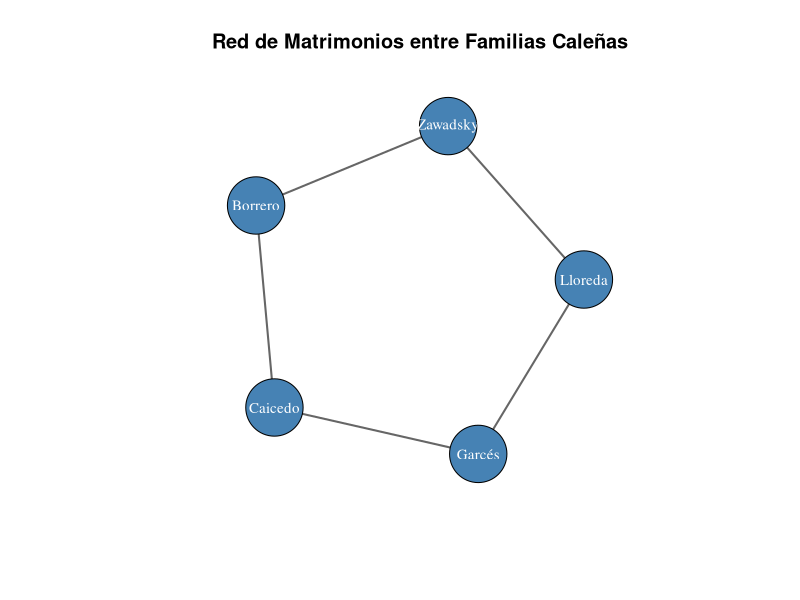
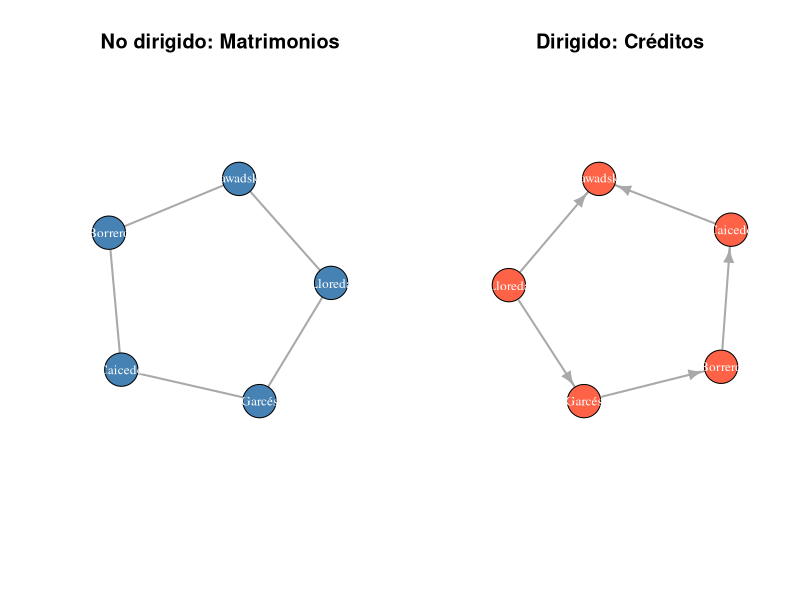
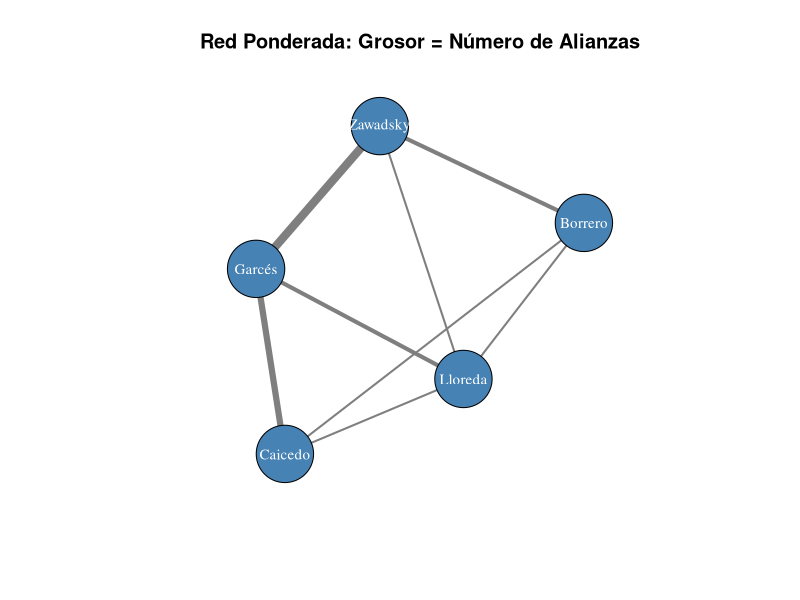
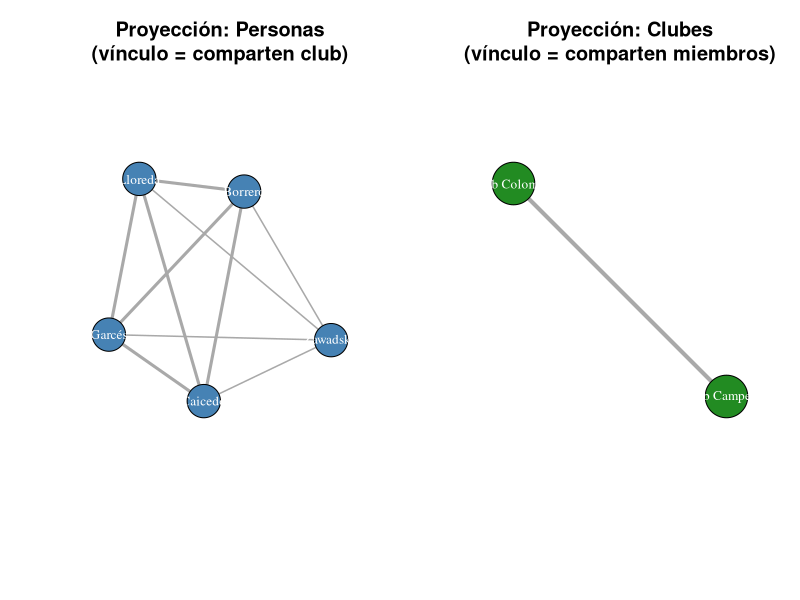
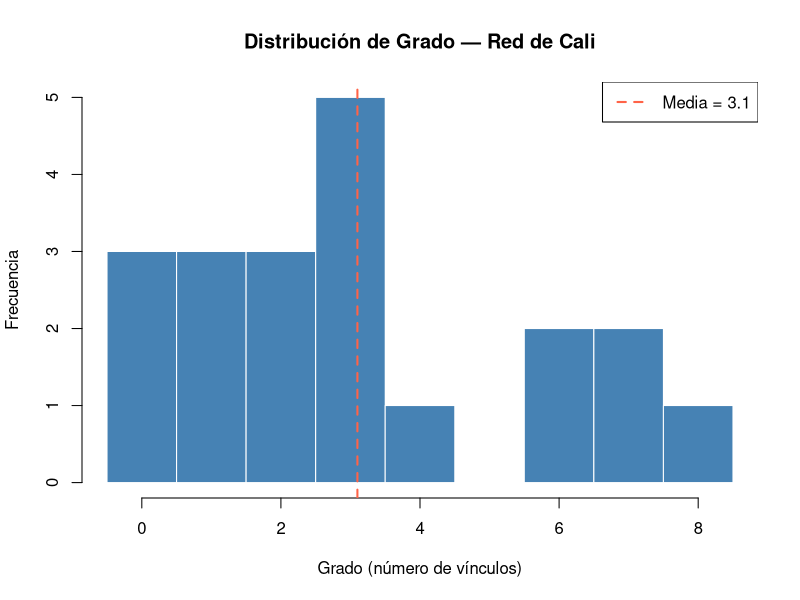
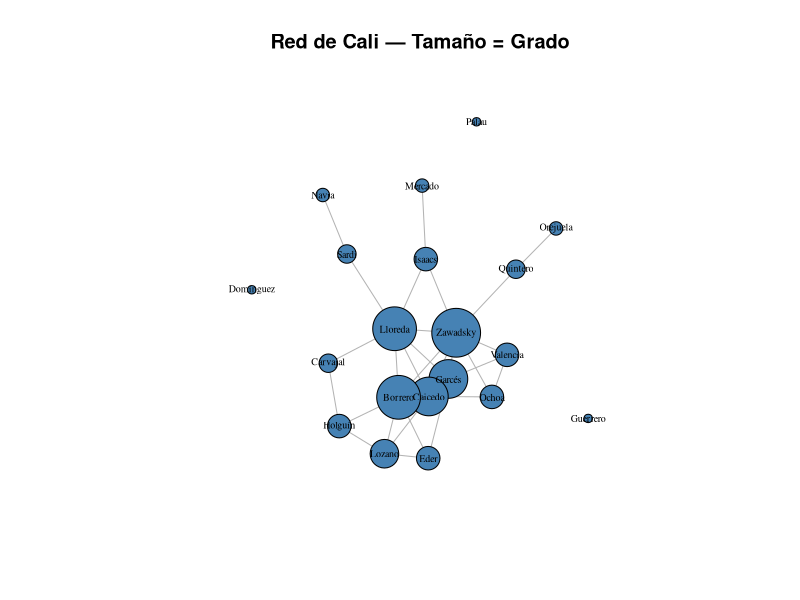
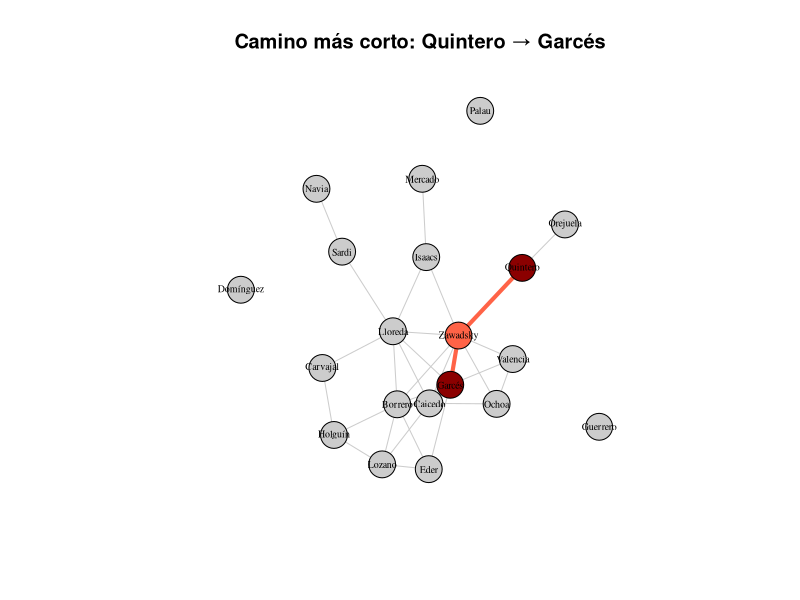
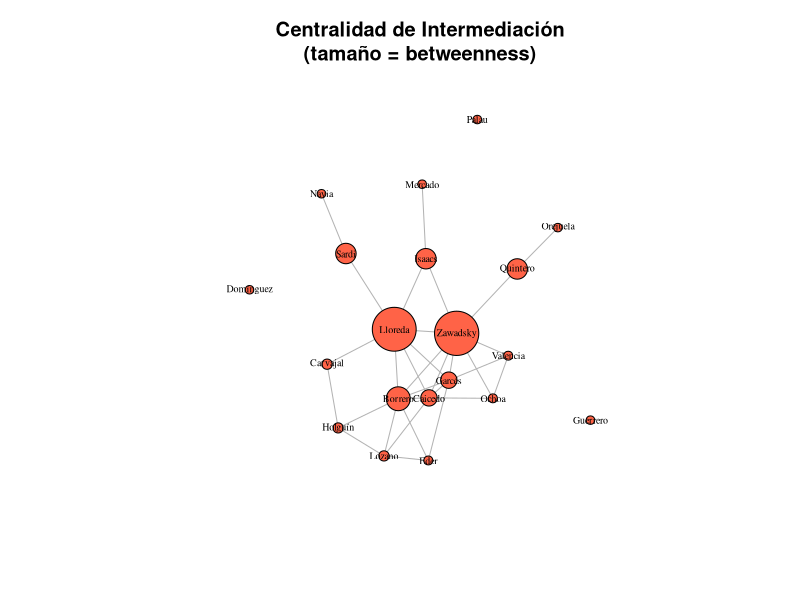

These figures' R source, in order:
## ---- chunk 1
knitr::opts_chunk$set(
  echo = TRUE,
  warning = FALSE,
  message = FALSE,
  fig.width = 8,
  fig.height = 6,
  fig.align = "center"
)
## ---- chunk 2
library(igraph)
## ---- chunk 3
# Esto debe imprimir la versión de igraph instalada
cat("Versión de igraph:", as.character(packageVersion("igraph")), "\n")
## ---- chunk 4
# Definir los matrimonios como pares de familias
matrimonios <- matrix(c(
  "Garcés",   "Caicedo",
  "Caicedo",  "Borrero",
  "Borrero",  "Zawadsky",
  "Garcés",   "Lloreda",
  "Zawadsky", "Lloreda"
), byrow = TRUE, ncol = 2)

# Crear el grafo (no dirigido por defecto)
g_matrimonios <- graph_from_edgelist(matrimonios, directed = FALSE)
## ---- chunk 5
# ¿Cuántos nodos tiene?
cat("Número de nodos:", vcount(g_matrimonios), "\n")

# ¿Cuántos vínculos tiene?
cat("Número de vínculos:", ecount(g_matrimonios), "\n")

# Ver la estructura
print(g_matrimonios)
## ---- chunk 6
# Fijar semilla para que el gráfico sea reproducible
set.seed(42)

plot(g_matrimonios,
     vertex.color = "steelblue",
     vertex.size = 35,
     vertex.label.color = "white",
     vertex.label.cex = 0.9,
     edge.color = "gray40",
     edge.width = 2,
     main = "Red de Matrimonios entre Familias Caleñas")
## ---- chunk 7
# Relaciones de crédito: prestamista -> prestatario
creditos <- matrix(c(
  "Garcés",   "Borrero",
  "Caicedo",  "Zawadsky",
  "Lloreda",  "Garcés",
  "Borrero",  "Caicedo",
  "Lloreda",  "Zawadsky"
), byrow = TRUE, ncol = 2)

# directed = TRUE indica que la dirección importa
g_creditos <- graph_from_edgelist(creditos, directed = TRUE)
## ---- chunk 8
# Grado de salida: ¿quién presta más?
cat("Grado de salida (créditos otorgados):\n")
print(degree(g_creditos, mode = "out"))

# Grado de entrada: ¿quién recibe más?
cat("\nGrado de entrada (créditos recibidos):\n")
print(degree(g_creditos, mode = "in"))
## ---- chunk 9
par(mfrow = c(1, 2))
set.seed(42)

# No dirigido (matrimonios)
plot(g_matrimonios,
     vertex.color = "steelblue",
     vertex.size = 30,
     vertex.label.color = "white",
     vertex.label.cex = 0.8,
     edge.width = 2,
     main = "No dirigido: Matrimonios")

# Dirigido (créditos)
plot(g_creditos,
     vertex.color = "tomato",
     vertex.size = 30,
     vertex.label.color = "white",
     vertex.label.cex = 0.8,
     edge.width = 2,
     edge.arrow.size = 0.8,
     main = "Dirigido: Créditos")

par(mfrow = c(1, 1))
## ---- chunk 10
# Crear un data frame con los vínculos y sus pesos
vinculos_pond <- data.frame(
  from = c("Garcés", "Caicedo", "Borrero", "Garcés", "Zawadsky",
           "Lloreda", "Garcés", "Caicedo"),
  to   = c("Caicedo", "Borrero", "Zawadsky", "Lloreda", "Lloreda",
           "Borrero", "Zawadsky", "Lloreda"),
  peso = c(3, 1, 2, 2, 1, 1, 4, 1),
  tipo = c("matrimonio", "matrimonio", "matrimonio", "matrimonio",
           "matrimonio", "crédito", "sociedad", "crédito")
)

# Crear el grafo no dirigido con atributos
g_pond <- graph_from_data_frame(vinculos_pond, directed = FALSE)

# Asignar la columna 'peso' como weight para igraph
E(g_pond)$weight <- E(g_pond)$peso
## ---- chunk 11
# Ver los atributos de las aristas
cat("Pesos de cada vínculo:\n")
print(E(g_pond)$weight)

# Ver el tipo de cada vínculo
cat("\nTipo de cada vínculo:\n")
print(E(g_pond)$tipo)
## ---- chunk 12
set.seed(42)

plot(g_pond,
     vertex.color = "steelblue",
     vertex.size = 35,
     vertex.label.color = "white",
     vertex.label.cex = 0.9,
     edge.width = E(g_pond)$weight * 2,
     edge.color = "gray50",
     main = "Red Ponderada: Grosor = Número de Alianzas")
## ---- chunk 13
# Matriz binaria (1 = hay vínculo, 0 = no hay)
adj_bin <- as_adjacency_matrix(g_matrimonios, sparse = FALSE)
print(adj_bin)
## ---- chunk 14
# Matriz ponderada
adj_pond <- as_adjacency_matrix(g_pond, attr = "weight", sparse = FALSE)
print(adj_pond)
## ---- chunk 15
# Definir membresías: persona -> club
membresias <- data.frame(
  persona = c("Garcés", "Garcés", "Caicedo", "Borrero", "Borrero",
              "Zawadsky", "Lloreda", "Lloreda", "Caicedo"),
  club = c("Club Colombia", "Club Campestre", "Club Colombia",
           "Club Colombia", "Club Campestre", "Club Campestre",
           "Club Colombia", "Club Campestre", "Club Campestre")
)

# Crear grafo bipartito
g_bip <- graph_from_data_frame(membresias, directed = FALSE)

# Marcar el tipo de cada nodo (TRUE = club, FALSE = persona)
V(g_bip)$type <- V(g_bip)$name %in% c("Club Colombia", "Club Campestre")

# Verificar
cat("¿Es bipartito?", is_bipartite(g_bip), "\n")
## ---- chunk 16
# Proyectar
proyecciones <- bipartite_projection(g_bip)
g_personas <- proyecciones$proj1  # proyección de personas
g_clubes <- proyecciones$proj2    # proyección de clubes

par(mfrow = c(1, 2))
set.seed(42)

# Red persona-persona (co-membresía)
plot(g_personas,
     vertex.color = "steelblue",
     vertex.size = 30,
     vertex.label.color = "white",
     vertex.label.cex = 0.8,
     edge.width = E(g_personas)$weight * 1.5,
     main = "Proyección: Personas\n(vínculo = comparten club)")

# Red club-club
plot(g_clubes,
     vertex.color = "forestgreen",
     vertex.size = 40,
     vertex.label.color = "white",
     vertex.label.cex = 0.8,
     edge.width = E(g_clubes)$weight,
     main = "Proyección: Clubes\n(vínculo = comparten miembros)")

par(mfrow = c(1, 1))
## ---- chunk 17
set.seed(123)

# Actores ficticios (apellidos de familias caleñas)
actores <- c("Garcés", "Caicedo", "Borrero", "Zawadsky", "Lloreda",
             "Eder", "Sardi", "Carvajal", "Ochoa", "Valencia",
             "Domínguez", "Guerrero", "Holguín", "Isaacs", "Lozano",
             "Mercado", "Navia", "Orejuela", "Palau", "Quintero")

# Generar vínculos aleatorios pero con estructura realista
# Usamos un modelo donde las primeras 5 familias (élite) tienen más conexiones
vinculos_red <- data.frame(from = character(), to = character(),
                           stringsAsFactors = FALSE)

# Las familias de élite se conectan mucho entre sí
elite <- actores[1:5]
for (i in 1:(length(elite)-1)) {
  for (j in (i+1):length(elite)) {
    vinculos_red <- rbind(vinculos_red,
                          data.frame(from = elite[i], to = elite[j]))
  }
}

# Conexiones entre élite y otros actores
set.seed(42)
for (e in elite) {
  n_conexiones <- sample(2:4, 1)
  otros <- sample(actores[6:20], n_conexiones)
  for (o in otros) {
    vinculos_red <- rbind(vinculos_red, data.frame(from = e, to = o))
  }
}

# Algunas conexiones entre actores no-élite
for (i in 1:8) {
  par_nodos <- sample(actores[6:20], 2)
  vinculos_red <- rbind(vinculos_red,
                        data.frame(from = par_nodos[1], to = par_nodos[2]))
}

# Eliminar duplicados
vinculos_red <- unique(vinculos_red)

# Crear el grafo
g_cali <- graph_from_data_frame(vinculos_red, directed = FALSE, vertices = data.frame(name = actores))
g_cali <- simplify(g_cali)

cat("Red de Cali:", vcount(g_cali), "nodos,", ecount(g_cali), "vínculos\n")
## ---- chunk 18
# Grado de cada nodo
grados <- degree(g_cali)

# Ordenar de mayor a menor
grados_ord <- sort(grados, decreasing = TRUE)
print(grados_ord)
## ---- chunk 19
hist(grados,
     breaks = seq(min(grados) - 0.5, max(grados) + 0.5, by = 1),
     col = "steelblue",
     border = "white",
     main = "Distribución de Grado — Red de Cali",
     xlab = "Grado (número de vínculos)",
     ylab = "Frecuencia")
abline(v = mean(grados), col = "tomato", lwd = 2, lty = 2)
legend("topright", legend = paste("Media =", round(mean(grados), 1)),
       col = "tomato", lwd = 2, lty = 2)
## ---- chunk 20
# Visualizar la red con tamaño proporcional al grado
set.seed(42)

plot(g_cali,
     vertex.size = grados * 3 + 5,
     vertex.color = "steelblue",
     vertex.label.cex = 0.6,
     vertex.label.color = "black",
     edge.color = "gray70",
     main = "Red de Cali — Tamaño = Grado")
## ---- chunk 21
# Camino más corto entre Quintero y Garcés
camino <- shortest_paths(g_cali, from = "Quintero", to = "Garcés")$vpath[[1]]
cat("Camino más corto de Quintero a Garcés:\n")
cat(paste(V(g_cali)$name[camino], collapse = " → "), "\n")
cat("Longitud:", length(camino) - 1, "pasos\n")
## ---- chunk 22
# Distancias entre todos los pares de nodos
dist_matrix <- distances(g_cali)

# Mostrar solo las primeras 6 familias
print(dist_matrix[1:6, 1:6])
## ---- chunk 23
# Diámetro: el camino más corto más largo
cat("Diámetro de la red:", diameter(g_cali), "\n")

# Distancia media
cat("Distancia media:", round(mean_distance(g_cali), 2), "\n")

# ¿La red es conexa? (todos los nodos se pueden alcanzar entre sí)
cat("¿Es conexa?", is_connected(g_cali), "\n")
## ---- chunk 24
set.seed(42)

# Colores: resaltar nodos y aristas del camino
colores_nodos <- rep("gray80", vcount(g_cali))
colores_nodos[camino] <- "tomato"
colores_nodos[camino[1]] <- "darkred"
colores_nodos[camino[length(camino)]] <- "darkred"

# Identificar aristas del camino
aristas_camino <- rep("gray80", ecount(g_cali))
anchos_aristas <- rep(1, ecount(g_cali))
for (k in 1:(length(camino) - 1)) {
  eid <- get.edge.ids(g_cali, c(camino[k], camino[k + 1]))
  if (eid > 0) {
    aristas_camino[eid] <- "tomato"
    anchos_aristas[eid] <- 4
  }
}

plot(g_cali,
     vertex.size = 15,
     vertex.color = colores_nodos,
     vertex.label.cex = 0.6,
     vertex.label.color = "black",
     edge.color = aristas_camino,
     edge.width = anchos_aristas,
     main = "Camino más corto: Quintero → Garcés")
## ---- chunk 25
cent_grado <- degree(g_cali, normalized = TRUE)
cat("Centralidad de grado (normalizada):\n")
print(round(sort(cent_grado, decreasing = TRUE), 3))
## ---- chunk 26
cent_betw <- betweenness(g_cali, normalized = TRUE)
cat("Centralidad de intermediación (normalizada):\n")
print(round(sort(cent_betw, decreasing = TRUE), 3))
## ---- chunk 27
set.seed(42)

plot(g_cali,
     vertex.size = cent_betw * 80 + 5,
     vertex.color = "tomato",
     vertex.label.cex = 0.6,
     vertex.label.color = "black",
     edge.color = "gray70",
     main = "Centralidad de Intermediación\n(tamaño = betweenness)")
## ---- chunk 28
cent_eigen <- eigen_centrality(g_cali)$vector
cat("Centralidad de vector propio:\n")
print(round(sort(cent_eigen, decreasing = TRUE), 3))
## ---- chunk 29
# Crear tabla comparativa
tabla_cent <- data.frame(
  Nodo = V(g_cali)$name,
  Grado = round(cent_grado, 3),
  Intermediación = round(cent_betw, 3),
  Vector_Propio = round(cent_eigen, 3)
)

# Ordenar por grado
tabla_cent <- tabla_cent[order(-tabla_cent$Grado), ]
rownames(tabla_cent) <- NULL

knitr::kable(tabla_cent,
             col.names = c("Nodo", "Grado", "Intermediación", "Vector Propio"),
             caption = "Comparación de centralidades — Red de Cali")
## ---- chunk 30
# Clustering global (proporción de triángulos cerrados en toda la red)
cat("Clustering global:", round(transitivity(g_cali, type = "global"), 3), "\n")

# Clustering local de cada nodo
clust_local <- transitivity(g_cali, type = "local")
names(clust_local) <- V(g_cali)$name

cat("\nClustering local (primeros 10):\n")
print(round(sort(clust_local, decreasing = TRUE, na.last = TRUE)[1:10], 3))
## ---- chunk 31
# Detectar comunidades con el algoritmo de Louvain
set.seed(42)
comunidades <- cluster_louvain(g_cali)

# Resultados
cat("Número de comunidades encontradas:", length(comunidades), "\n")
cat("Modularidad:", round(modularity(comunidades), 3), "\n")

# ¿Quién pertenece a cada comunidad?
for (i in 1:length(comunidades)) {
  cat(paste0("\nComunidad ", i, ": "))
  cat(paste(V(g_cali)$name[membership(comunidades) == i], collapse = ", "), "\n")
}
## ---- chunk 32
set.seed(42)

# Colores por comunidad
colores_com <- c("steelblue", "tomato", "forestgreen", "gold",
                 "purple", "orange", "pink", "cyan")[membership(comunidades)]

plot(g_cali,
     vertex.size = 18,
     vertex.color = colores_com,
     vertex.label.cex = 0.6,
     vertex.label.color = "black",
     edge.color = "gray70",
     main = paste("Comunidades (Louvain) — Modularidad:",
                  round(modularity(comunidades), 3)))

legend("bottomleft",
       legend = paste("Comunidad", 1:length(comunidades)),
       fill = c("steelblue", "tomato", "forestgreen", "gold",
                "purple", "orange", "pink", "cyan")[1:length(comunidades)],
       cex = 0.8)
## ---- chunk 33
set.seed(42)

# Parámetros
n <- 50         # número de nodos
nei <- 4        # vecinos iniciales (a cada lado)
p_rewire <- 0.1 # probabilidad de reconexión

# Crear red de mundo pequeño
g_sw <- sample_smallworld(dim = 1, size = n, nei = nei, p = p_rewire)

# Crear red aleatoria Erdős-Rényi con la misma densidad para comparar
g_er <- sample_gnm(n = n, m = ecount(g_sw))

# Comparar propiedades
comparacion <- data.frame(
  Propiedad = c("Clustering global", "Distancia media"),
  Watts_Strogatz = c(
    round(transitivity(g_sw, type = "global"), 3),
    round(mean_distance(g_sw), 3)
  ),
  Erdos_Renyi = c(
    round(transitivity(g_er, type = "global"), 3),
    round(mean_distance(g_er), 3)
  )
)

knitr::kable(comparacion,
             caption = "Comparación: Mundo Pequeño vs Red Aleatoria")
## ---- chunk 34
par(mfrow = c(1, 2))

plot(g_sw, vertex.size = 5, vertex.label = NA,
     vertex.color = "steelblue",
     layout = layout_in_circle,
     main = paste("Watts-Strogatz\nClustering:",
                  round(transitivity(g_sw, type = "global"), 3)))

plot(g_er, vertex.size = 5, vertex.label = NA,
     vertex.color = "tomato",
     layout = layout_in_circle,
     main = paste("Erdős-Rényi\nClustering:",
                  round(transitivity(g_er, type = "global"), 3)))

par(mfrow = c(1, 1))
## ---- chunk 35
set.seed(42)

# Crear red de Barabási-Albert
g_ba <- sample_pa(n = 200, m = 2, directed = FALSE)

# Distribución de grado
grados_ba <- degree(g_ba)

cat("Grado máximo:", max(grados_ba), "\n")
cat("Grado medio:", round(mean(grados_ba), 2), "\n")
cat("Grado mediano:", median(grados_ba), "\n")
## ---- chunk 36
par(mfrow = c(1, 2))

# Distribución de grado (histograma normal)
hist(grados_ba, breaks = 30, col = "steelblue", border = "white",
     main = "Distribución de Grado\n(Barabási-Albert, n=200)",
     xlab = "Grado", ylab = "Frecuencia")

# Distribución de grado en escala log-log
grado_tabla <- table(grados_ba)
plot(as.numeric(names(grado_tabla)), as.numeric(grado_tabla),
     log = "xy", pch = 19, col = "steelblue",
     xlab = "Grado (log)", ylab = "Frecuencia (log)",
     main = "Distribución Log-Log\n(¿recta = ley de potencia?)")

par(mfrow = c(1, 1))
## ---- chunk 37
# Ajustar ley de potencia
ajuste <- fit_power_law(grados_ba)
cat("Exponente estimado (alpha):", round(ajuste$alpha, 2), "\n")
cat("Grado mínimo (xmin):", ajuste$xmin, "\n")
## ---- chunk 38
# Leer los CSV con encoding UTF-8 (importante para acentos y ñ)
vinculos <- read.csv("vinculos_ejemplo.csv", fileEncoding = "UTF-8",
                     stringsAsFactors = FALSE)
actores <- read.csv("actores_ejemplo.csv", fileEncoding = "UTF-8",
                    stringsAsFactors = FALSE)

# Revisar las primeras filas
cat("=== Vínculos ===\n")
print(head(vinculos))

cat("\n=== Actores ===\n")
print(head(actores))
## ---- chunk 39
# Crear el grafo desde los data frames
# Usamos las columnas 'origen' y 'destino' del edge list
# y la columna 'apellido' del node list como identificador
g_datos <- graph_from_data_frame(
  d = vinculos[, c("origen", "destino", "tipo_vinculo", "peso", "año", "fuente")],
  directed = FALSE,
  vertices = actores[, c("apellido", "nombre", "tipo", "fuente")]
)

cat("Red creada:", vcount(g_datos), "nodos,", ecount(g_datos), "vínculos\n")
## ---- chunk 40
# ¿El grafo es simple? (sin lazos ni aristas múltiples)
cat("¿Es simple?", is_simple(g_datos), "\n")

# Si no es simple, ¿cuántas aristas múltiples hay?
cat("Aristas múltiples:", sum(which_multiple(g_datos)), "\n")
cat("Lazos (self-loops):", sum(which_loop(g_datos)), "\n")

# ¿Hay nodos aislados (sin vínculos)?
grados_datos <- degree(g_datos)
aislados <- V(g_datos)$name[grados_datos == 0]
if (length(aislados) > 0) {
  cat("Nodos aislados:", paste(aislados, collapse = ", "), "\n")
  cat("(Revisen: ¿son errores de transcripción o actores realmente aislados?)\n")
} else {
  cat("No hay nodos aislados.\n")
}

# Componentes conexas
cat("Número de componentes:", components(g_datos)$no, "\n")
## ---- chunk 41
# Visualizar la red construida desde los CSV
set.seed(42)

# Colores por tipo de vínculo
colores_vinc <- ifelse(E(g_datos)$tipo_vinculo == "matrimonio", "steelblue",
                ifelse(E(g_datos)$tipo_vinculo == "crédito", "tomato",
                ifelse(E(g_datos)$tipo_vinculo == "transacción_inmobiliaria", "forestgreen",
                ifelse(E(g_datos)$tipo_vinculo == "sociedad_comercial", "gold", "purple"))))

plot(g_datos,
     vertex.size = 25,
     vertex.color = "gray90",
     vertex.label.cex = 0.7,
     vertex.label.color = "black",
     edge.color = colores_vinc,
     edge.width = 2,
     main = "Red desde Datos CSV")

legend("bottomleft",
       legend = c("Matrimonio", "Crédito", "Transacción inmob.", "Sociedad comercial", "Membresía club"),
       fill = c("steelblue", "tomato", "forestgreen", "gold", "purple"),
       cex = 0.7)
## ---- chunk 42
resumen <- data.frame(
  Concepto = c(
    "Nodo / Vértice",
    "Vínculo / Arista",
    "Grafo no dirigido",
    "Grafo dirigido",
    "Peso",
    "Matriz de adyacencia",
    "Red bipartita",
    "Grado",
    "Distancia / Camino más corto",
    "Diámetro",
    "Centralidad de grado",
    "Centralidad de intermediación",
    "Centralidad de vector propio",
    "Clustering",
    "Comunidades",
    "Mundo pequeño",
    "Escala libre"
  ),
  Función_igraph = c(
    "vcount(), V()",
    "ecount(), E()",
    "graph_from_edgelist(directed=FALSE)",
    "graph_from_edgelist(directed=TRUE)",
    "E(g)$weight",
    "as_adjacency_matrix()",
    "bipartite_projection()",
    "degree()",
    "shortest_paths(), distances()",
    "diameter()",
    "degree(normalized=TRUE)",
    "betweenness()",
    "eigen_centrality()",
    "transitivity()",
    "cluster_louvain()",
    "sample_smallworld()",
    "sample_pa()"
  ),
  Pregunta_Cali = c(
    "¿Quiénes son los actores relevantes?",
    "¿Qué relaciones los conectan?",
    "¿Quiénes se casaron entre sí?",
    "¿Quién le prestó a quién?",
    "¿Cuántas transacciones hubo?",
    "¿Cómo se ve la red completa en una tabla?",
    "¿Quiénes comparten membresía en clubes?",
    "¿Quién tiene más conexiones?",
    "¿Cuántos pasos hay entre dos actores?",
    "¿Qué tan 'grande' es la red?",
    "¿Quién es el más conectado (normalizado)?",
    "¿Quién es el broker/intermediario clave?",
    "¿Quién está conectado a los poderosos?",
    "¿Los amigos de mis amigos son amigos?",
    "¿Hay facciones o grupos diferenciados?",
    "¿Se puede llegar rápido a cualquiera?",
    "¿Hay unos pocos hubs muy conectados?"
  )
)

knitr::kable(resumen,
             col.names = c("Concepto", "Función igraph", "Pregunta para Cali"),
             caption = "Resumen: conceptos, funciones y preguntas de investigación")
## ---- chunk 43
glosario <- data.frame(
  Español = c("Red", "Nodo / Vértice", "Vínculo / Arista", "Grado",
              "Camino", "Distancia", "Diámetro", "Centralidad",
              "Intermediación", "Clustering", "Comunidad", "Modularidad",
              "Grafo dirigido", "Grafo ponderado", "Matriz de adyacencia",
              "Red bipartita", "Mundo pequeño", "Escala libre",
              "Lista de aristas", "Vector propio"),
  Inglés = c("Network", "Node / Vertex", "Edge / Link / Tie", "Degree",
             "Path", "Distance", "Diameter", "Centrality",
             "Betweenness", "Clustering", "Community", "Modularity",
             "Directed graph", "Weighted graph", "Adjacency matrix",
             "Bipartite network", "Small world", "Scale-free",
             "Edge list", "Eigenvector")
)

knitr::kable(glosario,
             caption = "Glosario de términos técnicos")
